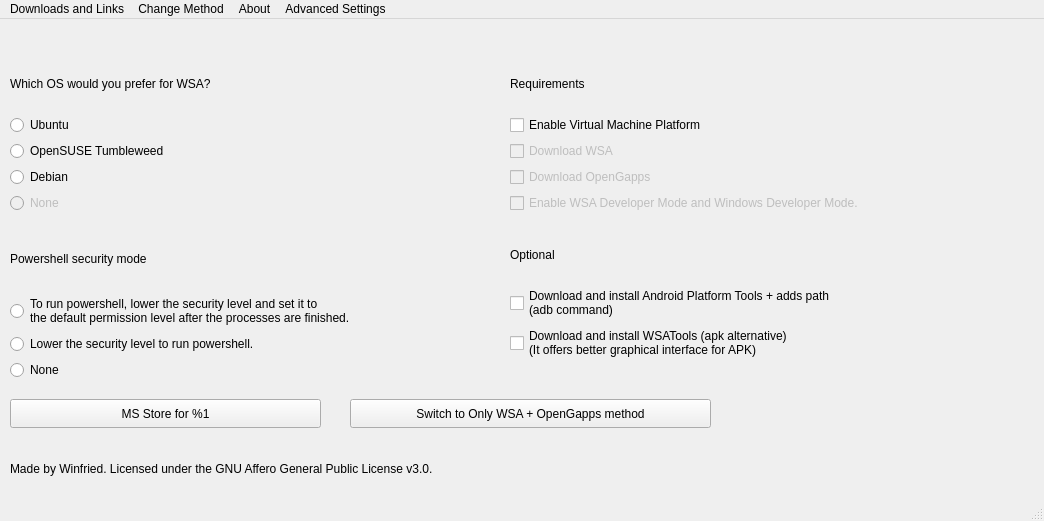
<?xml version="1.0" encoding="UTF-8"?>
<ui version="4.0">
 <class>wsaoriginal</class>
 <widget class="QMainWindow" name="wsaoriginal">
  <property name="geometry">
   <rect>
    <x>0</x>
    <y>0</y>
    <width>1044</width>
    <height>521</height>
   </rect>
  </property>
  <property name="windowTitle">
   <string> [BETA] WSA Gui (WSA(Orginial) METHOD)</string>
  </property>
  <property name="windowIcon">
   <iconset resource="image.qrc">
    <normaloff>:/image/wsa.png</normaloff>:/image/wsa.png</iconset>
  </property>
  <widget class="QWidget" name="centralwidget">
   <widget class="QPushButton" name="switchbutton">
    <property name="geometry">
     <rect>
      <x>350</x>
      <y>380</y>
      <width>361</width>
      <height>29</height>
     </rect>
    </property>
    <property name="text">
     <string>Switch to Only WSA + OpenGapps method</string>
    </property>
   </widget>
   <widget class="QWidget" name="verticalLayoutWidget">
    <property name="geometry">
     <rect>
      <x>10</x>
      <y>210</y>
      <width>461</width>
      <height>151</height>
     </rect>
    </property>
    <layout class="QVBoxLayout" name="verticalLayout">
     <item>
      <widget class="QLabel" name="label">
       <property name="text">
        <string>Powershell security mode</string>
       </property>
      </widget>
     </item>
     <item>
      <widget class="QRadioButton" name="powershell1">
       <property name="text">
        <string>To run powershell, lower the security level and set it to 
the default permission level after the processes are finished.</string>
       </property>
      </widget>
     </item>
     <item>
      <widget class="QRadioButton" name="powershell2">
       <property name="text">
        <string>Lower the security level to run powershell.</string>
       </property>
      </widget>
     </item>
     <item>
      <widget class="QRadioButton" name="powershell_none">
       <property name="text">
        <string>None</string>
       </property>
      </widget>
     </item>
    </layout>
   </widget>
   <widget class="QWidget" name="gridLayoutWidget_2">
    <property name="geometry">
     <rect>
      <x>10</x>
      <y>430</y>
      <width>1021</width>
      <height>41</height>
     </rect>
    </property>
    <layout class="QGridLayout" name="gridLayout_2">
     <item row="0" column="0">
      <widget class="QLabel" name="label_2">
       <property name="text">
        <string>Made by Winfried. Licensed under the GNU Affero General Public License v3.0.</string>
       </property>
      </widget>
     </item>
     <item row="0" column="1">
      <widget class="QDialogButtonBox" name="endbutton">
       <property name="inputMethodHints">
        <set>Qt::ImhNone</set>
       </property>
       <property name="standardButtons">
        <set>QDialogButtonBox::NoButton</set>
       </property>
       <property name="centerButtons">
        <bool>false</bool>
       </property>
      </widget>
     </item>
    </layout>
   </widget>
   <widget class="QWidget" name="verticalLayoutWidget_2">
    <property name="geometry">
     <rect>
      <x>10</x>
      <y>40</y>
      <width>461</width>
      <height>154</height>
     </rect>
    </property>
    <layout class="QVBoxLayout" name="verticalLayout_3">
     <item>
      <widget class="QLabel" name="label_3">
       <property name="text">
        <string>Which OS would you prefer for WSA?</string>
       </property>
      </widget>
     </item>
     <item>
      <widget class="QRadioButton" name="ubuntu">
       <property name="statusTip">
        <string/>
       </property>
       <property name="accessibleName">
        <string/>
       </property>
       <property name="styleSheet">
        <string notr="true"/>
       </property>
       <property name="text">
        <string>Ubuntu</string>
       </property>
      </widget>
     </item>
     <item>
      <widget class="QRadioButton" name="opensusetw">
       <property name="statusTip">
        <string/>
       </property>
       <property name="whatsThis">
        <string/>
       </property>
       <property name="accessibleName">
        <string/>
       </property>
       <property name="text">
        <string>OpenSUSE Tumbleweed</string>
       </property>
      </widget>
     </item>
     <item>
      <widget class="QRadioButton" name="debian">
       <property name="statusTip">
        <string/>
       </property>
       <property name="whatsThis">
        <string/>
       </property>
       <property name="accessibleName">
        <string/>
       </property>
       <property name="text">
        <string>Debian</string>
       </property>
      </widget>
     </item>
     <item>
      <widget class="QRadioButton" name="wsa_none">
       <property name="enabled">
        <bool>false</bool>
       </property>
       <property name="text">
        <string>None</string>
       </property>
      </widget>
     </item>
    </layout>
   </widget>
   <widget class="QWidget" name="verticalLayoutWidget_3">
    <property name="geometry">
     <rect>
      <x>510</x>
      <y>40</y>
      <width>481</width>
      <height>154</height>
     </rect>
    </property>
    <layout class="QVBoxLayout" name="verticalLayout_4">
     <item>
      <widget class="QLabel" name="label_4">
       <property name="text">
        <string>Requirements</string>
       </property>
      </widget>
     </item>
     <item>
      <widget class="QCheckBox" name="virtual_machine_platform">
       <property name="text">
        <string>Enable Virtual Machine Platform</string>
       </property>
      </widget>
     </item>
     <item>
      <widget class="QCheckBox" name="download_wsa">
       <property name="enabled">
        <bool>false</bool>
       </property>
       <property name="text">
        <string>Download WSA</string>
       </property>
      </widget>
     </item>
     <item>
      <widget class="QCheckBox" name="download_gapps">
       <property name="enabled">
        <bool>false</bool>
       </property>
       <property name="text">
        <string>Download OpenGapps</string>
       </property>
      </widget>
     </item>
     <item>
      <widget class="QCheckBox" name="wsa_windows_dev">
       <property name="enabled">
        <bool>false</bool>
       </property>
       <property name="text">
        <string>Enable WSA Developer Mode and Windows Developer Mode.</string>
       </property>
      </widget>
     </item>
    </layout>
   </widget>
   <widget class="QWidget" name="verticalLayoutWidget_4">
    <property name="geometry">
     <rect>
      <x>510</x>
      <y>210</y>
      <width>481</width>
      <height>131</height>
     </rect>
    </property>
    <layout class="QVBoxLayout" name="verticalLayout_5">
     <item>
      <widget class="QLabel" name="label_5">
       <property name="text">
        <string>Optional</string>
       </property>
      </widget>
     </item>
     <item>
      <widget class="QCheckBox" name="adb">
       <property name="text">
        <string>Download and install Android Platform Tools + adds path 
(adb command)</string>
       </property>
      </widget>
     </item>
     <item>
      <widget class="QCheckBox" name="wsatools">
       <property name="text">
        <string>Download and install WSATools (apk alternative) 
(It offers better graphical interface for APK)</string>
       </property>
      </widget>
     </item>
    </layout>
   </widget>
   <widget class="QPushButton" name="pushButton_wsa_msstore">
    <property name="geometry">
     <rect>
      <x>10</x>
      <y>380</y>
      <width>311</width>
      <height>29</height>
     </rect>
    </property>
    <property name="text">
     <string>MS Store for %1</string>
    </property>
   </widget>
  </widget>
  <widget class="QMenuBar" name="menuBar">
   <property name="geometry">
    <rect>
     <x>0</x>
     <y>0</y>
     <width>1044</width>
     <height>25</height>
    </rect>
   </property>
   <widget class="QMenu" name="menuAbout">
    <property name="title">
     <string>About</string>
    </property>
    <addaction name="actionMy_GitHub"/>
    <addaction name="actionProject_Page"/>
    <addaction name="actionGo_to_licence"/>
    <addaction name="actionDonate"/>
    <addaction name="actionAbout"/>
    <addaction name="actionApplication_About"/>
   </widget>
   <widget class="QMenu" name="menuDownload">
    <property name="title">
     <string>Downloads and Links</string>
    </property>
    <addaction name="actionMS_Store_for_powershell"/>
    <addaction name="actionMS_Store_for_WSL"/>
    <addaction name="actionMS_Store_for_WSA"/>
    <addaction name="actionMS_Store_for_Ubuntu"/>
    <addaction name="actionMS_Store_for_OpenSUSE_Tumbleweed"/>
    <addaction name="actionMS_Store_for_Debian"/>
    <addaction name="actionMS_Store_For_WSATools"/>
    <addaction name="actionGo_to_opengapps_page"/>
    <addaction name="actionGo_to_rg_adguard_page_where_wsa_was_downloaded"/>
   </widget>
   <widget class="QMenu" name="menuSwitch_Method">
    <property name="title">
     <string>Change Method</string>
    </property>
    <addaction name="actionOnly_WSA_opengapps"/>
   </widget>
   <widget class="QMenu" name="menuAdvanced_Settings">
    <property name="title">
     <string>Advanced Settings</string>
    </property>
    <addaction name="actionshow_commands_to_type"/>
   </widget>
   <addaction name="menuDownload"/>
   <addaction name="menuSwitch_Method"/>
   <addaction name="menuAbout"/>
   <addaction name="menuAdvanced_Settings"/>
  </widget>
  <widget class="QStatusBar" name="statusBar"/>
  <action name="actionMS_Store_for_powershell">
   <property name="icon">
    <iconset resource="image.qrc">
     <normaloff>:/image/powershellicon.png</normaloff>:/image/powershellicon.png</iconset>
   </property>
   <property name="text">
    <string>MS Store for %1</string>
   </property>
  </action>
  <action name="actionMy_GitHub">
   <property name="icon">
    <iconset resource="image.qrc">
     <normaloff>:/image/github.png</normaloff>:/image/github.png</iconset>
   </property>
   <property name="text">
    <string>My GitHub</string>
   </property>
  </action>
  <action name="actionProject_Page">
   <property name="icon">
    <iconset resource="image.qrc">
     <normaloff>:/image/github.png</normaloff>:/image/github.png</iconset>
   </property>
   <property name="text">
    <string>Project Page</string>
   </property>
   <property name="shortcut">
    <string>Ctrl+H</string>
   </property>
  </action>
  <action name="actionGo_to_licence">
   <property name="icon">
    <iconset resource="image.qrc">
     <normaloff>:/image/licence.png</normaloff>:/image/licence.png</iconset>
   </property>
   <property name="text">
    <string>Go to licence</string>
   </property>
   <property name="shortcut">
    <string>Ctrl+L</string>
   </property>
  </action>
  <action name="actionMS_Store_for_WSL">
   <property name="icon">
    <iconset resource="image.qrc">
     <normaloff>:/image/linux.png</normaloff>:/image/linux.png</iconset>
   </property>
   <property name="text">
    <string>MS Store for %1</string>
   </property>
  </action>
  <action name="actionMS_Store_for_Ubuntu">
   <property name="icon">
    <iconset resource="image.qrc">
     <normaloff>:/image/ubuntu.png</normaloff>:/image/ubuntu.png</iconset>
   </property>
   <property name="text">
    <string>MS Store for %1</string>
   </property>
  </action>
  <action name="actionMS_Store_for_OpenSUSE_Tumbleweed">
   <property name="icon">
    <iconset resource="image.qrc">
     <normaloff>:/image/opensuse.png</normaloff>:/image/opensuse.png</iconset>
   </property>
   <property name="text">
    <string>MS Store for %1</string>
   </property>
  </action>
  <action name="actionMS_Store_for_Debian">
   <property name="icon">
    <iconset resource="image.qrc">
     <normaloff>:/image/debian.png</normaloff>:/image/debian.png</iconset>
   </property>
   <property name="text">
    <string>MS Store for %1</string>
   </property>
  </action>
  <action name="actionOnly_WSA_opengapps">
   <property name="icon">
    <iconset resource="image.qrc">
     <normaloff>:/image/change.png</normaloff>:/image/change.png</iconset>
   </property>
   <property name="text">
    <string>WSA + OpenGapps</string>
   </property>
   <property name="shortcut">
    <string>Ctrl+S</string>
   </property>
  </action>
  <action name="actionApplication_About">
   <property name="icon">
    <iconset resource="image.qrc">
     <normaloff>:/image/qt.png</normaloff>:/image/qt.png</iconset>
   </property>
   <property name="text">
    <string>QT</string>
   </property>
  </action>
  <action name="actionDonate">
   <property name="icon">
    <iconset resource="image.qrc">
     <normaloff>:/image/donate.png</normaloff>:/image/donate.png</iconset>
   </property>
   <property name="text">
    <string>Donate</string>
   </property>
   <property name="shortcut">
    <string>Ctrl+D</string>
   </property>
  </action>
  <action name="actionAbout">
   <property name="icon">
    <iconset resource="image.qrc">
     <normaloff>:/image/info.jpg</normaloff>:/image/info.jpg</iconset>
   </property>
   <property name="text">
    <string>About</string>
   </property>
   <property name="shortcut">
    <string>Ctrl+I</string>
   </property>
  </action>
  <action name="actionshow_commands_to_type">
   <property name="checkable">
    <bool>true</bool>
   </property>
   <property name="text">
    <string>Show commands to type</string>
   </property>
  </action>
  <action name="actionGo_to_rg_adguard_page_where_wsa_was_downloaded">
   <property name="text">
    <string>Go to rg-adguard page (where wsa was downloaded)</string>
   </property>
  </action>
  <action name="actionGo_to_opengapps_page">
   <property name="icon">
    <iconset resource="image.qrc">
     <normaloff>:/image/opengapps.png</normaloff>:/image/opengapps.png</iconset>
   </property>
   <property name="text">
    <string>Go to opengapps page</string>
   </property>
  </action>
  <action name="actionMS_Store_For_WSATools">
   <property name="text">
    <string>MS Store for %1</string>
   </property>
  </action>
  <action name="actionMS_Store_for_1">
   <property name="text">
    <string>MS Store for %1</string>
   </property>
  </action>
  <action name="actionMS_Store_for_WSA">
   <property name="icon">
    <iconset resource="image.qrc">
     <normaloff>:/image/wsa.png</normaloff>:/image/wsa.png</iconset>
   </property>
   <property name="text">
    <string>MS Store for %1</string>
   </property>
  </action>
 </widget>
 <resources>
  <include location="image.qrc"/>
 </resources>
 <connections/>
</ui>
